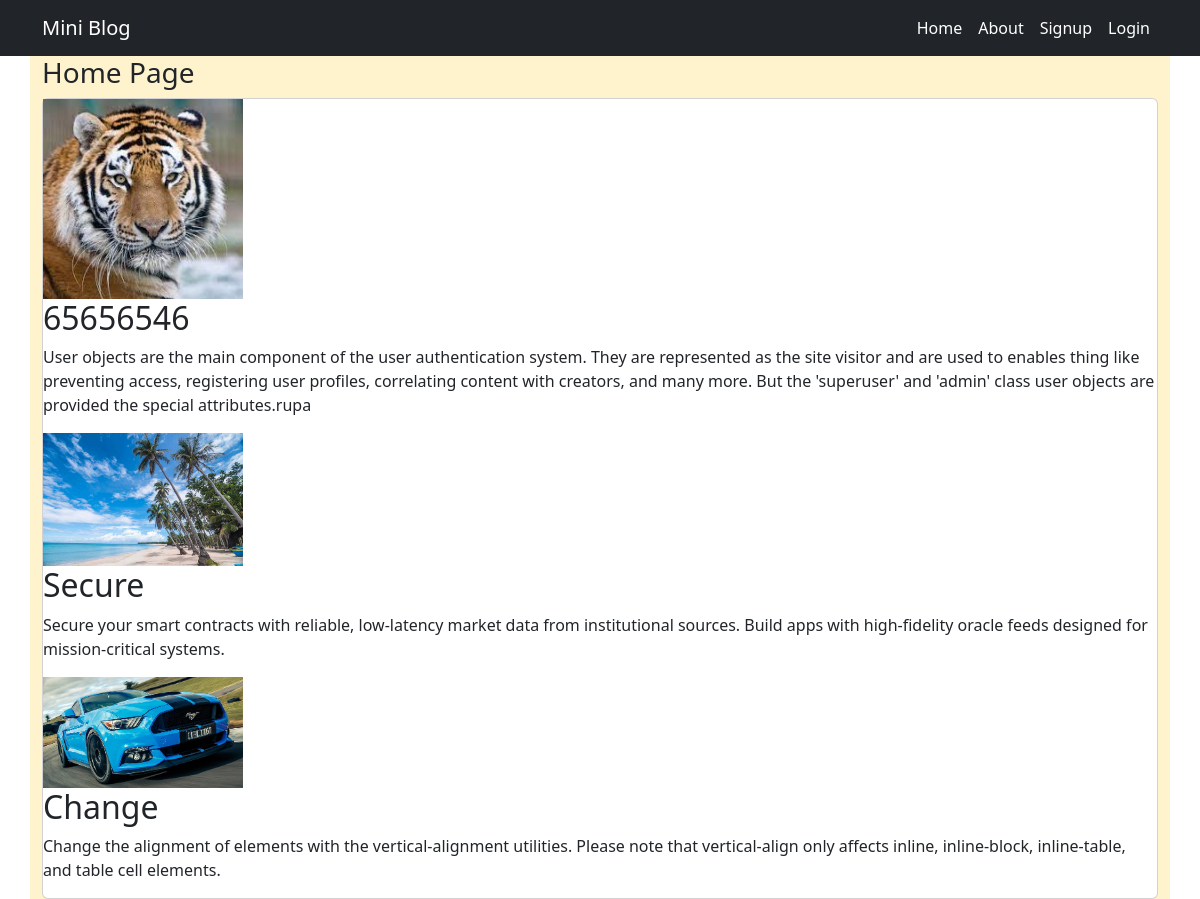
The page / on the database its author committed.
### myapp/models.py (models this page shows)
class Posts(models.Model):
    title=models.CharField(max_length=50)
    description=models.TextField()
    profileimg=models.ImageField(upload_to="img",blank=True,null=True)

### myapp/views.py (the view)
# urls.py: 2. Add a URL to urlpatterns:  path('', views.home, name='home')
def home(request):
    post=Posts.objects.all()
    return render(request,"home.html",{'post':post})

### myapp/templates/home.html
{% extends "base.html" %}
{% load static %}
{% block content %}
<div>
    <h3>Home Page</h3>
    <div class="card bg-white">
        {% for i in post %}
        <img src="{% if i.profileimg %}{{i.profileimg.url}} {% else %}''{% endif %}" alt="" width="200px">
        <h2>{{i.title}}</h2>
        <p>{{i.description}}</p>
        {% endfor %}
    </div>
</div>
{% endblock content %}

### rows shown on the page
Posts: profileimg (picture), title "65656546", description "User objects are the main component of the user authentication system. They are represented as the site visitor and are used to enables thing like preventing access, registering user profiles, correlating content with creators, and many more. But the 'superuser' and 'admin' class user objects are provided the special attributes.rupa"
Posts: profileimg (picture), title "Secure", description "Secure your smart contracts with reliable, low-latency market data from institutional sources. Build apps with high-fidelity oracle feeds designed for mission-critical systems."
Posts: profileimg (picture), title "Change", description "Change the alignment of elements with the vertical-alignment utilities. Please note that vertical-align only affects inline, inline-block, inline-table, and table cell elements."
